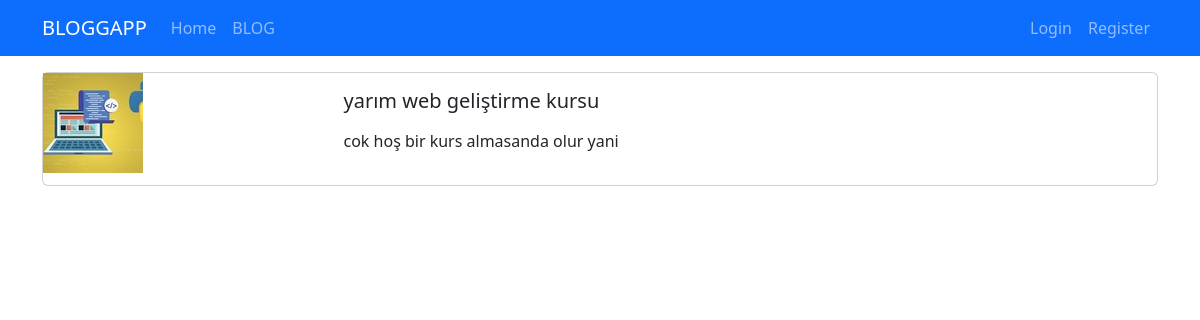
/blog/yarm-web-gelistirme-kursu, run on the app's committed database.
### blog/models.py (models this page shows, shortened)
class Blog(models.Model):
    title=models.CharField(max_length=200)
    image=models.ImageField(upload_to="blogs")#gerekli resimleri database de tutmak için
    description=RichTextField()#admin panelinde sana html yazabileceğin bir sayfa geliyor istersen düz bir şekildedde yazabilrisin ama
    is_active=models.BooleanField(default=False)
    is_home=models.BooleanField(default=False)
    slug=models.SlugField(null=False,blank=True,unique=True,db_index=True,editable=False)#blank ile bos deger yazıp kayıt et dediğinde hata alıyorduk bunu engelledi artık bos kayıt edebilirsin program kendisi sug oluşturacak
    categories=models.ManyToManyField(Category,blank=True)

### blog/views.py (the view)
# urls.py: path("blog/<slug:slug>",views.blog_datails,name="blog_datails")#bundan sonra burada int gibi bir değer değilde string gelecek bu daha okunaklı bir hal alacak
def blog_datails(request,slug):
    blog=Blog.objects.get(slug=slug)
    return render(request,"blog/blogs-datails.html",{"blog":blog})

### blog/templates/blog/blogs-datails.html (shortened to what this page needs)
{%extends "base.html"%}
{%load static%}
{%block content%}
<div class="container mt-3">
    <div class="row">
        <div class="col-12">
            <div class="card mb-3">
                    <div class="row">
                        <div class="col-md-3">
                            <img src="{{blog.image.url}}" alt="" class="img-fluid">
                        </div>
                        <div class="col-md-9">
                            <div class="card-body">
                                <h5 class="card-title">
                                        {{blog.title}}
                                </h5>
                                <p class="card-text"> {{blog.description|safe}}</p>
                            </div>
                        </div>
                    </div>
                </div>
            </div>
        </div>
    </div>
{%endblock%}

### data on the page
Blog: image (picture), title "yarım web geliştirme kursu", description "cok hoş bir kurs almasanda olur yani"
